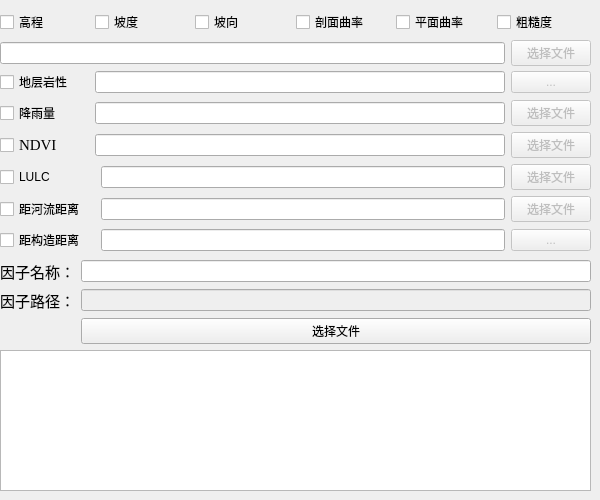
        <widget class="QWidget" name="tabWidget_2Page1">
         <attribute name="title">
          <string>因子选择及提取</string>
         </attribute>
         <widget class="QWidget" name="layoutWidget">
          <property name="geometry">
           <rect>
            <x>0</x>
            <y>70</y>
            <width>591</width>
            <height>182</height>
           </rect>
          </property>
          <layout class="QGridLayout" name="gridLayout_8">
           <item row="1" column="1" colspan="2">
            <widget class="QLineEdit" name="lineEdit_4"/>
           </item>
           <item row="1" column="0">
            <widget class="QCheckBox" name="checkBox_7">
             <property name="sizePolicy">
              <sizepolicy hsizetype="Fixed" vsizetype="Fixed">
               <horstretch>0</horstretch>
               <verstretch>0</verstretch>
              </sizepolicy>
             </property>
             <property name="minimumSize">
              <size>
               <width>89</width>
               <height>0</height>
              </size>
             </property>
             <property name="text">
              <string>降雨量</string>
             </property>
            </widget>
           </item>
           <item row="1" column="3">
            <widget class="QPushButton" name="pushButton_4">
             <property name="enabled">
              <bool>false</bool>
             </property>
             <property name="text">
              <string>选择文件</string>
             </property>
            </widget>
           </item>
           <item row="2" column="1" colspan="2">
            <widget class="QLineEdit" name="lineEdit_5"/>
           </item>
           <item row="0" column="1" colspan="2">
            <widget class="QLineEdit" name="lineEdit_3"/>
           </item>
           <item row="4" column="3">
            <widget class="QPushButton" name="pushButton_6">
             <property name="enabled">
              <bool>false</bool>
             </property>
             <property name="text">
              <string>选择文件</string>
             </property>
            </widget>
           </item>
           <item row="0" column="0">
            <widget class="QCheckBox" name="checkBox_5">
             <property name="sizePolicy">
              <sizepolicy hsizetype="Fixed" vsizetype="Fixed">
               <horstretch>0</horstretch>
               <verstretch>0</verstretch>
              </sizepolicy>
             </property>
             <property name="minimumSize">
              <size>
               <width>89</width>
               <height>0</height>
              </size>
             </property>
             <property name="text">
              <string>地层岩性</string>
             </property>
            </widget>
           </item>
           <item row="5" column="3">
            <widget class="QPushButton" name="pushButton_12">
             <property name="enabled">
              <bool>false</bool>
             </property>
             <property name="text">
              <string>...</string>
             </property>
            </widget>
           </item>
           <item row="4" column="2">
            <widget class="QLineEdit" name="lineEdit_6"/>
           </item>
           <item row="2" column="3">
            <widget class="QPushButton" name="pushButton_5">
             <property name="enabled">
              <bool>false</bool>
             </property>
             <property name="text">
              <string>选择文件</string>
             </property>
            </widget>
           </item>
           <item row="4" column="0" colspan="2">
            <widget class="QCheckBox" name="checkBox_8">
             <property name="sizePolicy">
              <sizepolicy hsizetype="Fixed" vsizetype="Fixed">
               <horstretch>0</horstretch>
               <verstretch>0</verstretch>
              </sizepolicy>
             </property>
             <property name="minimumSize">
              <size>
               <width>89</width>
               <height>0</height>
              </size>
             </property>
             <property name="text">
              <string>距河流距离</string>
             </property>
            </widget>
           </item>
           <item row="0" column="3">
            <widget class="QPushButton" name="pushButton_3">
             <property name="enabled">
              <bool>false</bool>
             </property>
             <property name="text">
              <string>...</string>
             </property>
            </widget>
           </item>
           <item row="2" column="0">
            <widget class="QCheckBox" name="checkBox_6">
             <property name="sizePolicy">
              <sizepolicy hsizetype="Fixed" vsizetype="Fixed">
               <horstretch>0</horstretch>
               <verstretch>0</verstretch>
              </sizepolicy>
             </property>
             <property name="minimumSize">
              <size>
               <width>89</width>
               <height>0</height>
              </size>
             </property>
             <property name="font">
              <font>
               <family>Times New Roman</family>
               <pointsize>11</pointsize>
              </font>
             </property>
             <property name="text">
              <string>NDVI</string>
             </property>
            </widget>
           </item>
           <item row="3" column="0">
            <widget class="QCheckBox" name="checkBox_18">
             <property name="sizePolicy">
              <sizepolicy hsizetype="Fixed" vsizetype="Fixed">
               <horstretch>0</horstretch>
               <verstretch>0</verstretch>
              </sizepolicy>
             </property>
             <property name="minimumSize">
              <size>
               <width>89</width>
               <height>0</height>
              </size>
             </property>
             <property name="text">
              <string>LULC</string>
             </property>
            </widget>
           </item>
           <item row="3" column="2">
            <widget class="QLineEdit" name="lineEdit_8"/>
           </item>
           <item row="3" column="3">
            <widget class="QPushButton" name="pushButton_13">
             <property name="enabled">
              <bool>false</bool>
             </property>
             <property name="text">
              <string>选择文件</string>
             </property>
            </widget>
           </item>
           <item row="5" column="0">
            <widget class="QCheckBox" name="checkBox_13">
             <property name="sizePolicy">
              <sizepolicy hsizetype="Fixed" vsizetype="Fixed">
               <horstretch>0</horstretch>
               <verstretch>0</verstretch>
              </sizepolicy>
             </property>
             <property name="minimumSize">
              <size>
               <width>89</width>
               <height>0</height>
              </size>
             </property>
             <property name="text">
              <string>距构造距离</string>
             </property>
            </widget>
           </item>
           <item row="5" column="2">
            <widget class="QLineEdit" name="lineEdit_7"/>
           </item>
          </layout>
         </widget>
         <widget class="QWidget" name="layoutWidget">
          <property name="geometry">
           <rect>
            <x>0</x>
            <y>10</y>
            <width>591</width>
            <height>56</height>
           </rect>
          </property>
          <layout class="QGridLayout" name="gridLayout_9">
           <item row="0" column="0" colspan="2">
            <layout class="QHBoxLayout" name="horizontalLayout_6">
             <item>
              <widget class="QCheckBox" name="checkBox">
               <property name="enabled">
                <bool>true</bool>
               </property>
               <property name="sizePolicy">
                <sizepolicy hsizetype="Minimum" vsizetype="Fixed">
                 <horstretch>0</horstretch>
                 <verstretch>0</verstretch>
                </sizepolicy>
               </property>
               <property name="minimumSize">
                <size>
                 <width>50</width>
                 <height>0</height>
                </size>
               </property>
               <property name="maximumSize">
                <size>
                 <width>89</width>
                 <height>16777215</height>
                </size>
               </property>
               <property name="text">
                <string>高程</string>
               </property>
              </widget>
             </item>
             <item>
              <widget class="QCheckBox" name="checkBox_2">
               <property name="sizePolicy">
                <sizepolicy hsizetype="Minimum" vsizetype="Fixed">
                 <horstretch>0</horstretch>
                 <verstretch>0</verstretch>
                </sizepolicy>
               </property>
               <property name="minimumSize">
                <size>
                 <width>50</width>
                 <height>0</height>
                </size>
               </property>
               <property name="text">
                <string>坡度</string>
               </property>
              </widget>
             </item>
             <item>
              <widget class="QCheckBox" name="checkBox_3">
               <property name="sizePolicy">
                <sizepolicy hsizetype="Minimum" vsizetype="Fixed">
                 <horstretch>0</horstretch>
                 <verstretch>0</verstretch>
                </sizepolicy>
               </property>
               <property name="minimumSize">
                <size>
                 <width>50</width>
                 <height>0</height>
                </size>
               </property>
               <property name="text">
                <string>坡向</string>
               </property>
              </widget>
             </item>
             <item>
              <widget class="QCheckBox" name="checkBox_4">
               <property name="sizePolicy">
                <sizepolicy hsizetype="Minimum" vsizetype="Fixed">
                 <horstretch>0</horstretch>
                 <verstretch>0</verstretch>
                </sizepolicy>
               </property>
               <property name="minimumSize">
                <size>
                 <width>80</width>
                 <height>0</height>
                </size>
               </property>
               <property name="text">
                <string>剖面曲率</string>
               </property>
              </widget>
             </item>
             <item>
              <widget class="QCheckBox" name="checkBox_16">
               <property name="text">
                <string>平面曲率</string>
               </property>
              </widget>
             </item>
             <item>
              <widget class="QCheckBox" name="checkBox_14">
               <property name="text">
                <string>粗糙度</string>
               </property>
              </widget>
             </item>
            </layout>
           </item>
           <item row="1" column="0">
            <widget class="QLineEdit" name="lineEdit_2"/>
           </item>
           <item row="1" column="1">
            <widget class="QPushButton" name="pushButton_2">
             <property name="enabled">
              <bool>false</bool>
             </property>
             <property name="text">
              <string>选择文件</string>
             </property>
            </widget>
           </item>
          </layout>
         </widget>
         <widget class="QWidget" name="layoutWidget">
          <property name="geometry">
           <rect>
            <x>0</x>
            <y>260</y>
            <width>591</width>
            <height>231</height>
           </rect>
          </property>
          <layout class="QGridLayout" name="gridLayout_7">
           <item row="1" column="0">
            <widget class="QLabel" name="label_57">
             <property name="minimumSize">
              <size>
               <width>0</width>
               <height>23</height>
              </size>
             </property>
             <property name="maximumSize">
              <size>
               <width>16777215</width>
               <height>23</height>
              </size>
             </property>
             <property name="font">
              <font>
               <family>Times New Roman</family>
               <pointsize>11</pointsize>
              </font>
             </property>
             <property name="text">
              <string>因子路径：</string>
             </property>
            </widget>
           </item>
           <item row="2" column="1">
            <widget class="QPushButton" name="pushButton_11">
             <property name="enabled">
              <bool>true</bool>
             </property>
             <property name="text">
              <string>选择文件</string>
             </property>
            </widget>
           </item>
           <item row="0" column="1">
            <widget class="QLineEdit" name="lineEdit_60">
             <property name="enabled">
              <bool>true</bool>
             </property>
            </widget>
           </item>
           <item row="3" column="0" colspan="2">
            <widget class="QTextBrowser" name="textBrowser_4"/>
           </item>
           <item row="0" column="0">
            <widget class="QLabel" name="label_56">
             <property name="minimumSize">
              <size>
               <width>0</width>
               <height>23</height>
              </size>
             </property>
             <property name="maximumSize">
              <size>
               <width>16777215</width>
               <height>23</height>
              </size>
             </property>
             <property name="font">
              <font>
               <family>Times New Roman</family>
               <pointsize>11</pointsize>
              </font>
             </property>
             <property name="text">
              <string>因子名称：</string>
             </property>
            </widget>
           </item>
           <item row="1" column="1">
            <widget class="QLineEdit" name="lineEdit_61">
             <property name="enabled">
              <bool>false</bool>
             </property>
            </widget>
           </item>
          </layout>
         </widget>
        </widget>
